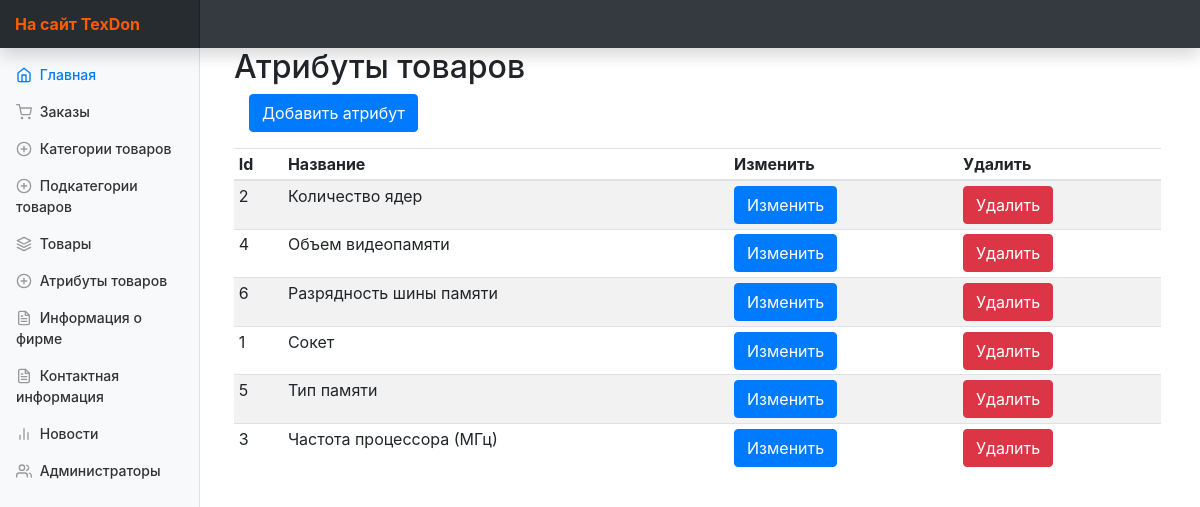
The app's page /?ctrl=ProductAttributes&act=attributesList, older data.
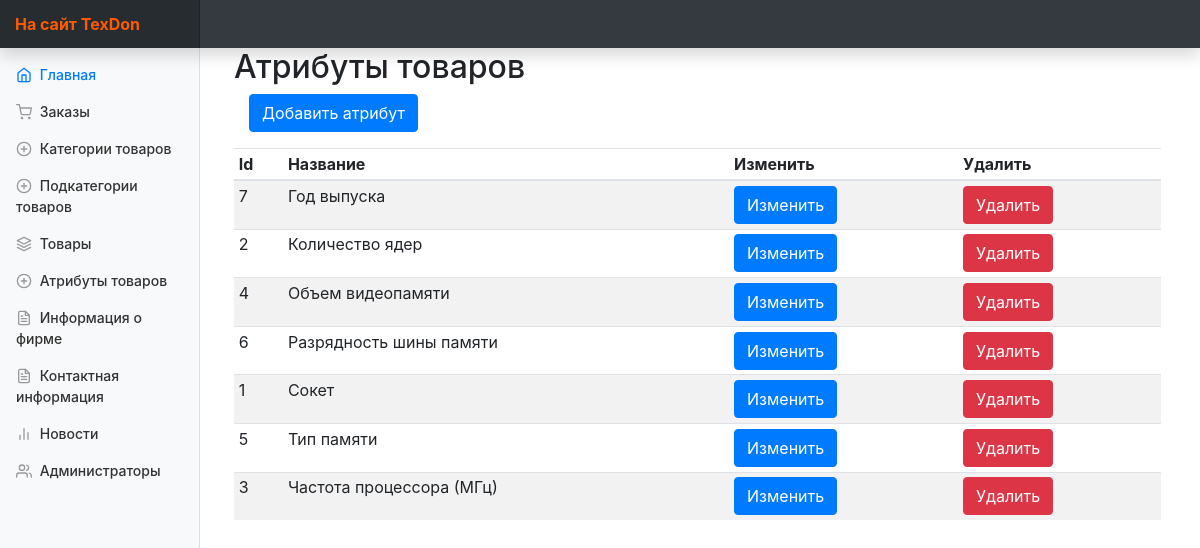
The same page, newer data.
### tables this page shows
CREATE TABLE IF NOT EXISTS `productattributes` (
  `attributeID` int(11) NOT NULL AUTO_INCREMENT,
  `attributeTitle` varchar(80) NOT NULL,
  PRIMARY KEY (`attributeID`),
  UNIQUE KEY `attributeTitle` (`attributeTitle`)
);

### controllers/panel/MainController.php (called while the page is built, shortened)
<?php
class MainController extends BaseController {
    public function start(  ){
        $controller = $this->request->getGetValue('ctrl');
        $action = $this->request->getGetValue('act');
        $controllerClass = "controllers\\panel\\{$controller}Controller";
        if(class_exists($controllerClass)){
            $controllerInstance = new $controllerClass();
        }
        if(method_exists($controllerClass, "{$action}Action")){
            $viewToInclude = $controllerInstance->{"{$action}Action"}();
        }
        else{
            $controller = "Home";
            $action = "index";
            $controllerClass = "controllers\\panel\\{$controller}Controller";
            $controllerInstance = new $controllerClass();
            $viewToInclude = $controllerInstance->{"{$action}Action"}();
        }
        $this->view = $controllerInstance->view;
        include_once "views/Default/header.php";
        include_once "views/$controller/$viewToInclude.php";
    }
}

### index.php (called while the page is built, shortened)
<?php
$app = new MainController();
$app->start();

### controllers/panel/BaseController.php (called while the page is built, shortened)
<?php
class BaseController{
    public function __construct(){
        $this->view = new View();
    }
}

### utils/View.php (called while the page is built, shortened)
<?php
class View{
    private $storage = [];
    public function __get($name){
        if(isset($this->storage[$name])){
            return $this->storage[$name];
        }
        return null;
    }
    public function __set($name, $value){
        $this->storage[$name] = $value;
    }
}

### models/ProductAttributes/ProductAttributes.php (called while the page is built, shortened)
<?php
class ProductAttributes {
    public static function GetAttributesList( $limit = 100 , $offset = 0 ){
        $stm = MySQL::$db->prepare("SELECT * FROM productattributes LIMIT $offset, $limit");
        $stm->execute();
        $attributes = $stm->fetchAll(\PDO::FETCH_OBJ);
        return $attributes;
    }
}

### controllers/panel/ProductAttributesController.php (called while the page is built, shortened)
<?php
class ProductAttributesController extends BaseController {
    public function attributesListAction(  ){
        $this->view->attributes = ProductAttributes::GetAttributesList(50, 0);
        return 'attributes-list';
    }
}

### views/ProductAttributes/attributes-list.php (the view, shortened to what this page needs)
<main role="main" class="col-md-9 ml-sm-auto col-lg-10 px-4">
    <h2>Атрибуты товаров </h2>
    <form class="col-12">
        <div class="form-group">
            <a href="index.php?ctrl=ProductAttributes&act=addAttribute" class="btn btn-primary">Добавить атрибут</a>
        </div>
    </form>
    <div class="table-responsive">
        <table class="table table-striped table-sm">
            <thead>
            <tr>
                <th>Id</th>
                <th>Название</th>
                <th>Изменить</th>
                <th>Удалить</th>
            </tr>
            </thead>
            <tbody>
            <?php foreach ( $this->view->attributes as $atribute ) { ?>
                <tr data-attribute-id="<?= $atribute->attributeID ?>">
                    <td><?= $atribute->attributeID ?></td>
                    <td><?= $atribute->attributeTitle ?></td>
                    <td><a class="btn btn-primary" href="?ctrl=ProductAttributes&act=updateAttribute&attributeID=<?= $atribute->attributeID ?>">Изменить</a></td>
                    <td><button data-attribute-id="<?= $atribute->attributeID ?>" class="btn btn-danger">Удалить</button></td>
                </tr>
            <?php } ?>
            </tbody>
        </table>
    </div>
</main>
</div>

Row changes from the older to the newer data that the page shows:
added productattributes: attributeID "7", attributeTitle "Год выпуска"
